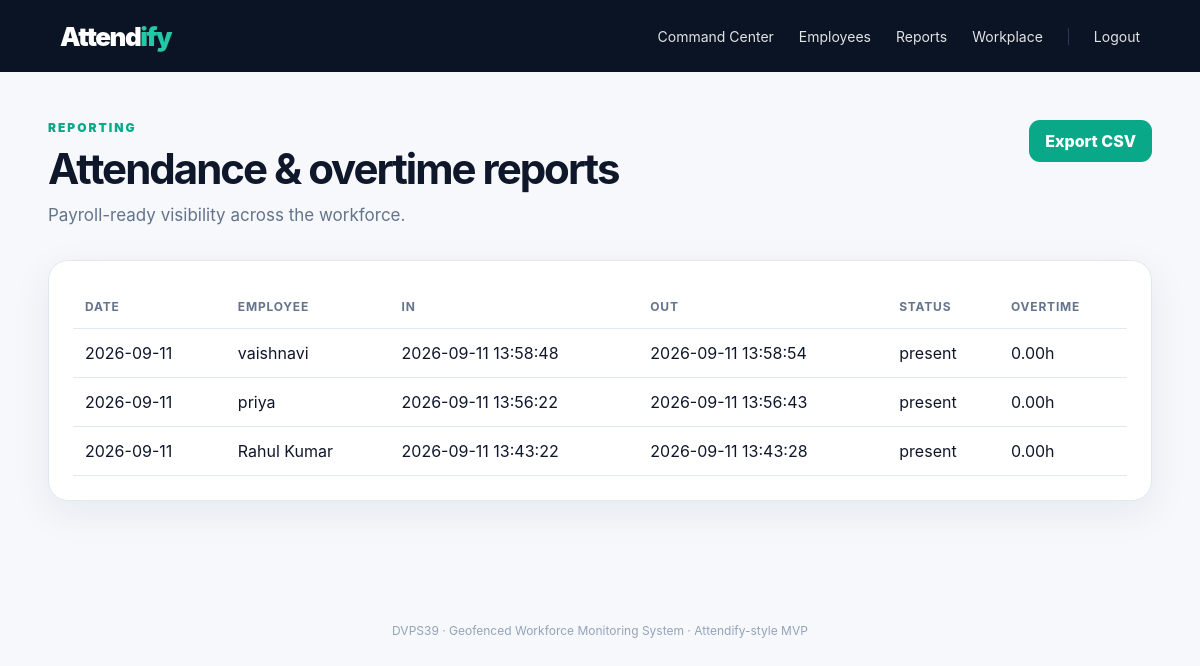
/?page=reports (signed in), run on the app's committed database.
### tables this page shows
CREATE TABLE attendances(id INTEGER PRIMARY KEY AUTOINCREMENT,user_id INTEGER NOT NULL,date TEXT NOT NULL,punch_in TEXT,punch_out TEXT,status TEXT DEFAULT "present",overtime_minutes INTEGER DEFAULT 0,checkin_lat REAL,checkin_lng REAL,checkout_lat REAL,checkout_lng REAL,notes TEXT,UNIQUE(user_id,date));

CREATE TABLE users(id INTEGER PRIMARY KEY AUTOINCREMENT,name TEXT NOT NULL,email TEXT UNIQUE NOT NULL,password TEXT NOT NULL,role TEXT NOT NULL DEFAULT "employee",department TEXT DEFAULT "Field Operations",photo TEXT,active INTEGER DEFAULT 1,created_at TEXT DEFAULT CURRENT_TIMESTAMP);

### public/index.php (called while the page is built)
<?php require __DIR__.'/app.php';

### public/app.php (the view, shortened to what this page needs)
<?php
function db(){static $d;if(!$d){$d=new PDO('sqlite:'.DB_FILE);$d->setAttribute(PDO::ATTR_ERRMODE,PDO::ERRMODE_EXCEPTION);$d->setAttribute(PDO::ATTR_DEFAULT_FETCH_MODE,PDO::FETCH_ASSOC);}return $d;}
function user(){if(empty($_SESSION['uid']))return null;$s=db()->prepare('SELECT * FROM users WHERE id=?');$s->execute([$_SESSION['uid']]);return $s->fetch();}
function need($role=null){$u=user();if(!$u){header('Location: /?page=login');exit;}if($role&&$u['role']!==$role){header('Location: /');exit;}return $u;}
function esc($v){return htmlspecialchars((string)$v,ENT_QUOTES,'UTF-8');}
function pageHeader($title){$u=user();?><!doctype html><html><head><meta charset="utf-8"><meta name="viewport" content="width=device-width,initial-scale=1"><title><?=esc($title)?> · Attendify DVPS39</title><link rel="stylesheet" href="/style.css"><link rel="stylesheet" href="https://unpkg.com/leaflet@1.9.4/dist/leaflet.css"><script src="https://unpkg.com/leaflet@1.9.4/dist/leaflet.js"></script></head><body><nav class="nav"><a class="brand" href="/">Attend<span>ify</span></a><div class="navlinks"><?php if($u): ?><?php if($u['role']==='manager'): ?><a href="/?page=manager">Command Center</a><a href="/?page=employees">Employees</a><a href="/?page=reports">Reports</a><a href="/?page=workplace">Workplace</a><?php else: ?><a href="/?page=employee">My Dashboard</a><a href="/?page=leave">Leave</a><a href="/?page=history">Attendance</a><?php endif; ?><a class="logout" href="/?action=logout">Logout</a><?php endif;?></div></nav><main class="wrap"><?php }
function footer(){?></main><footer>DVPS39 · Geofenced Workforce Monitoring System · Attendify-style MVP</footer></body></html><?php }
?>
<?php
function reports(){need('manager');$rows=db()->query("SELECT a.*,u.name,u.department FROM attendances a JOIN users u ON u.id=a.user_id ORDER BY a.date DESC,a.id DESC LIMIT 100")->fetchAll();pageHeader('Reports');?><div class="hero"><div><div class="eyebrow">REPORTING</div><h1>Attendance & overtime reports</h1><p>Payroll-ready visibility across the workforce.</p></div><a class="primary btn" href="/?api=csv">Export CSV</a></div><section class="card tablewrap"><table><thead><tr><th>Date</th><th>Employee</th><th>In</th><th>Out</th><th>Status</th><th>Overtime</th></tr></thead><tbody><?php foreach($rows as $r):?><tr><td><?=esc($r['date'])?></td><td><?=esc($r['name'])?></td><td><?=esc($r['punch_in']?:'—')?></td><td><?=esc($r['punch_out']?:'—')?></td><td><?=esc($r['status'])?></td><td><?=number_format($r['overtime_minutes']/60,2)?>h</td></tr><?php endforeach;?></tbody></table></section><?php footer();}
?><?php
if(!file_exists(DB_FILE)){header('Content-Type:text/plain');echo "Database missing. Run: php setup.php";exit;}$p=$_GET['page']??null;if(!user()){$p=$p?:'login';if($p==='signup')signup();else login();exit;}if(!$p)$p=user()['role']==='manager'?'manager':'employee';switch($p){case 'manager':manager();break;case 'employee':employee();break;case 'employees':employees();break;case 'leave':leave(false);break;case 'leaveadmin':leave(true);break;case 'history':history();break;case 'reports':reports();break;case 'workplace':workplacePage();break;default:header('Location:/');}

### public/style.css (style rules this page uses)
:root { --ink:#0f172a;--muted:#64748b;--line:#e2e8f0;--bg:#f6f8fc;--card:#fff;--brand:#08a889;--brand2:#0ea5a5;--danger:#dc3f57;--warn:#d97706;--shadow:0 12px 40px rgba(15,23,42,.07) }
* { box-sizing:border-box }
body { margin:0;font-family:Inter,ui-sans-serif,system-ui,-apple-system,Segoe UI,sans-serif;color:var(--ink);background:var(--bg) }
a { color:inherit;text-decoration:none }
.nav { height:72px;background:#0b1425;color:white;display:flex;align-items:center;justify-content:space-between;padding:0 5vw;position:sticky;top:0;z-index:50 }
.brand { font-size:26px;font-weight:900;letter-spacing:-1.5px }
.brand span { color:#24c7a7 }
.navlinks { display:flex;gap:25px;align-items:center;font-size:14px }
.navlinks a { opacity:.88 }
.logout { border-left:1px solid #334155;padding-left:25px }
.wrap { max-width:1380px;margin:auto;padding:38px 4vw 70px }
.hero { display:flex;justify-content:space-between;align-items:flex-start;padding:10px 0 35px }
.eyebrow { font-size:12px;font-weight:900;letter-spacing:2px;color:var(--brand);margin-bottom:12px }
.hero h1,.authhero h1 { font-size:42px;line-height:1.05;letter-spacing:-2px;margin:0 0 14px }
.hero p { color:var(--muted);font-size:17px;margin:0 }
.card { background:var(--card);border:1px solid var(--line);border-radius:20px;padding:24px;box-shadow:var(--shadow);margin-bottom:22px }
.ghost,.secondary,.danger,.primary { border:0;border-radius:11px;padding:11px 16px;font-weight:800;cursor:pointer;display:inline-block }
.primary { background:var(--brand);color:white }
.tablewrap { overflow:auto }
table { width:100%;border-collapse:collapse }
th,td { text-align:left;padding:14px 12px;border-bottom:1px solid var(--line);white-space:nowrap }
th { font-size:12px;color:var(--muted);text-transform:uppercase;letter-spacing:.8px }
footer { text-align:center;color:#94a3b8;font-size:12px;padding:30px }
.btn { border:0 }

### data on the page
attendances: date "2026-09-11", user.name "vaishnavi", punch_in "2026-09-11 13:58:48", punch_out "2026-09-11 13:58:54", status "present", $r['overtime_minutes']/60 "0.00"
attendances: date "2026-09-11", user.name "priya", punch_in "2026-09-11 13:56:22", punch_out "2026-09-11 13:56:43", status "present", $r['overtime_minutes']/60 "0.00"
attendances: date "2026-09-11", user.name "Rahul Kumar", punch_in "2026-09-11 13:43:22", punch_out "2026-09-11 13:43:28", status "present", $r['overtime_minutes']/60 "0.00"
